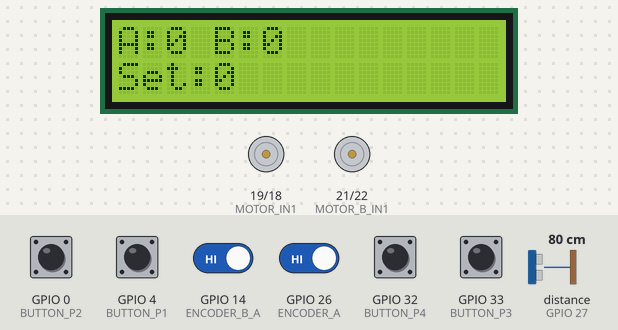
The sketch below on a simulated ESP32. Parts: 16×2 character LCD, motor-driver pin pairs drawn as motors (green arrow = first pin HIGH = forward, orange = second pin HIGH = backward, longer = more drive, scaled by the enable pin). The test bench sets the inputs (shaded band); at power-on: GPIO 0 (BUTTON_P2), GPIO 4 (BUTTON_P1), GPIO 14 (ENCODER_B_A), GPIO 26 (ENCODER_A), GPIO 32 (BUTTON_P4), GPIO 33 (BUTTON_P3) HIGH, distance to the obstacle (sensor on GPIO 27) 80 cm. The echo pulse lasts 58.3 µs per cm; what the sketch prints to the serial monitor is not drawn.

Above: at 1.2 s.
1.3 s: GPIO 0 (BUTTON_P2) pulled LOW for 0.15 s
At 1.7 s:
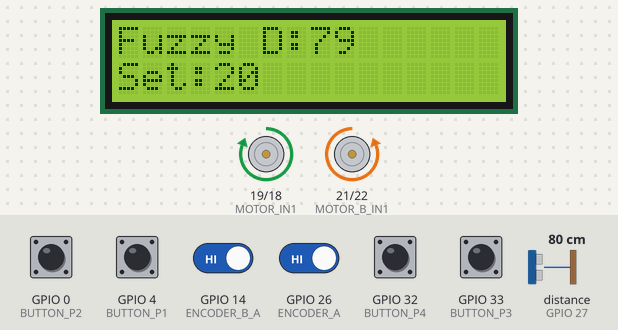
4.4 s: distance to the obstacle (sensor on GPIO 27) set to 9 cm
At 5.1 s:
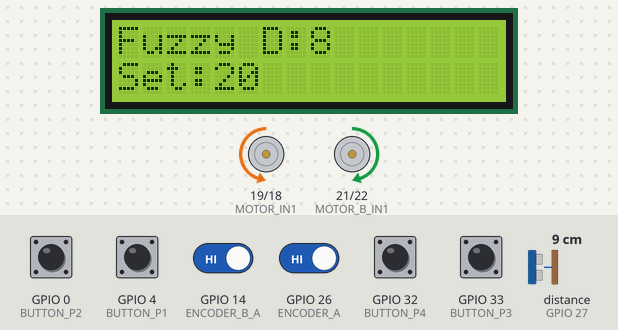
7.4 s: distance to the obstacle (sensor on GPIO 27) set to 2 cm
At 8.9 s:
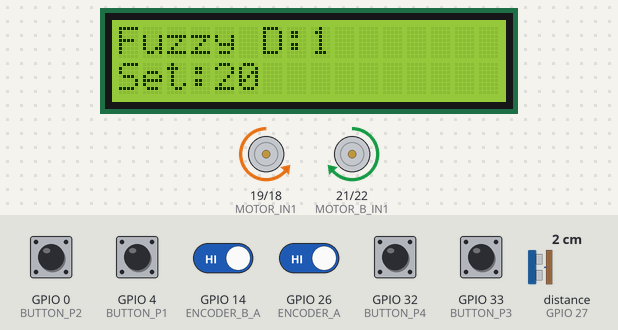
10.4 s: GPIO 33 (BUTTON_P3) pulled LOW for 1 s
At 11.9 s:
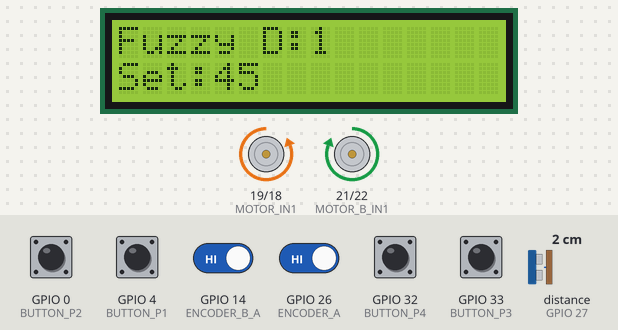
12.9 s: GPIO 4 (BUTTON_P1) pulled LOW for 0.15 s
At 13.3 s:
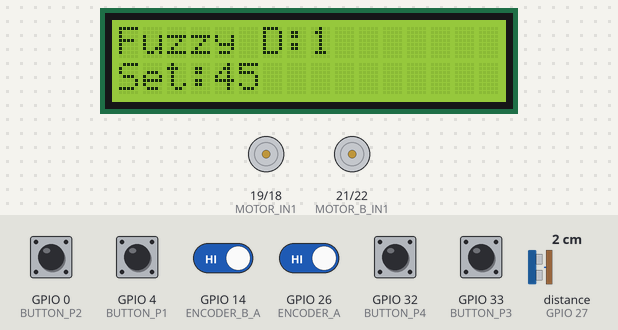
16.0 s: GPIO 0 (BUTTON_P2) pulled LOW for 1 s
At 16.61 s:
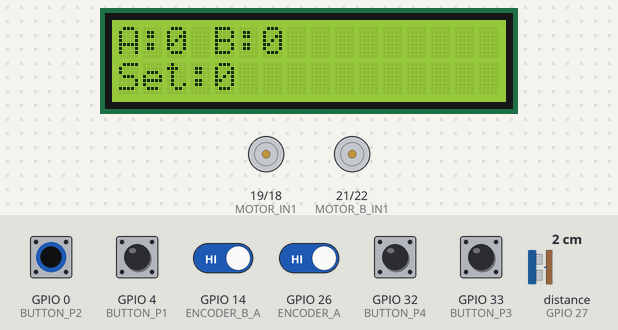
Timing chart, 0 to 19.0 s (numbered marks = the images above; inputs shaded):
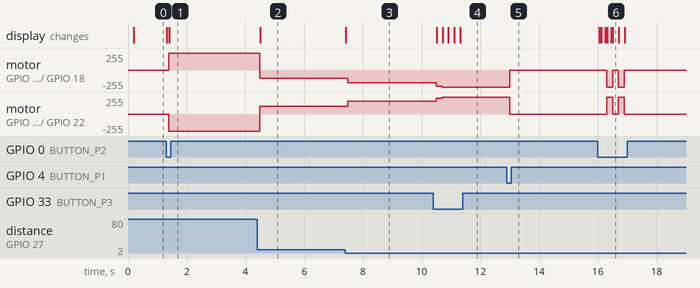

Measured:
- after the input at 1.3 s, motor on GPIO 19 (MOTOR_IN1) / GPIO 18 (MOTOR_IN2): stopped → forward 255/255 after 0.08 s; motor on GPIO 21 (MOTOR_B_IN1) / GPIO 22 (MOTOR_B_IN2): stopped → backward 255/255 after 0.08 s; the display: first changes at once (image 1 shows a later state)
- after the input at 4.4 s, motor on GPIO 19 (MOTOR_IN1) / GPIO 18 (MOTOR_IN2): forward 255/255 → backward 120/255 after 0.08 s; motor on GPIO 21 (MOTOR_B_IN1) / GPIO 22 (MOTOR_B_IN2): backward 255/255 → forward 120/255 after 0.08 s; the display: changes after 0.10 s (image 2)
- after the input at 7.4 s, motor on GPIO 19 (MOTOR_IN1) / GPIO 18 (MOTOR_IN2): backward 120/255 → backward 190/255 after 0.09 s; motor on GPIO 21 (MOTOR_B_IN1) / GPIO 22 (MOTOR_B_IN2): forward 120/255 → forward 190/255 after 0.09 s; the display: changes at once (image 3)
- after the input at 10.4 s, motor on GPIO 19 (MOTOR_IN1) / GPIO 18 (MOTOR_IN2): backward 190/255 → backward 240/255 after 0.09 s, → backward 255/255 0.20 s later; motor on GPIO 21 (MOTOR_B_IN1) / GPIO 22 (MOTOR_B_IN2): forward 190/255 → forward 240/255 after 0.09 s, → forward 255/255 0.20 s later
- after the input at 12.9 s, motor on GPIO 19 (MOTOR_IN1) / GPIO 18 (MOTOR_IN2): backward 255/255 → stopped after 0.09 s; motor on GPIO 21 (MOTOR_B_IN1) / GPIO 22 (MOTOR_B_IN2): forward 255/255 → stopped after 0.09 s

The sketch:

Fuzzy_PID_v3.ino
```cpp
#include <Wire.h>
#include <LiquidCrystal_I2C.h>

LiquidCrystal_I2C lcd(0x27, 16, 2);

// ==== Encoder ====
#define ENCODER_A 26
#define ENCODER_B 25
#define ENCODER_B_A 14
#define ENCODER_B_B 13

// ==== Motor ====
#define MOTOR_PWM 5
#define MOTOR_IN1 19
#define MOTOR_IN2 18
#define MOTOR_B_PWM 23
#define MOTOR_B_IN1 21
#define MOTOR_B_IN2 22

// ==== Buttons ====
#define BUTTON_P1 4
#define BUTTON_P2 0
#define BUTTON_P3 33
#define BUTTON_P4 32

// ==== HC-SR04 ====
#define TRIG_PIN 15
#define ECHO_PIN 27

// ==== PID Params ====
float KpA = 0.0001, KiA = 0.05, KdA = 0.001;
float lastErrorA = 0, integralA = 0;

float KpB = 0.0001, KiB = 0.05, KdB = 0.001;
float lastErrorB = 0, integralB = 0;

float setpoint = 0.0;

// ==== Fuzzy ====
float targetDistance = 20;
bool stopMotorInFuzzy = false;

// ==== Encoder ====
volatile int encoderCount = 0;
volatile int encoderCountB = 0;
bool lastStateB, lastStateBB;
float encoder_resolution = 96;
float gear_ratio = 1.0;
float expectedPulses = encoder_resolution * gear_ratio;

// ==== Timing ====
unsigned long lastTime = 0;
unsigned long lastButtonTime = 0;
const unsigned long debounceDelay = 200;
int mode = 1;

// ==== Encoder ISR ====
void IRAM_ATTR readEncoder() {
  int stateA = digitalRead(ENCODER_A);
  int stateB = digitalRead(ENCODER_B);
  encoderCount += (stateA != lastStateB) ? -1 : 1;
  lastStateB = stateB;
}

void IRAM_ATTR readEncoderB() {
  int stateA = digitalRead(ENCODER_B_A);
  int stateB = digitalRead(ENCODER_B_B);
  encoderCountB += (stateA != lastStateBB) ? -1 : 1;
  lastStateBB = stateB;
}

// ==== Read Distance ====
long readDistanceCM() {
  digitalWrite(TRIG_PIN, LOW);
  delayMicroseconds(2);
  digitalWrite(TRIG_PIN, HIGH);
  delayMicroseconds(10);
  digitalWrite(TRIG_PIN, LOW);
  long duration = pulseIn(ECHO_PIN, HIGH, 30000);
  float distance = duration * 0.034 / 2;
  return constrain(distance, 0, 500);
}

// ==== Motor PWM ====
void setMotorPWM(int pwmA, int pwmB) {
  bool forwardA = pwmA >= 0;
  bool forwardB = pwmB >= 0;

  digitalWrite(MOTOR_IN1, forwardA);
  digitalWrite(MOTOR_IN2, !forwardA);
  analogWrite(MOTOR_PWM, abs(pwmA));

  digitalWrite(MOTOR_B_IN1, !forwardB);
  digitalWrite(MOTOR_B_IN2, forwardB);
  analogWrite(MOTOR_B_PWM, abs(pwmB));
}

void setup() {
  Serial.begin(115200);

  Wire.begin(16, 17);
  lcd.init();
  lcd.backlight();
  lcd.setCursor(0, 0);
  lcd.print("System Init");

  pinMode(BUTTON_P1, INPUT_PULLUP);
  pinMode(BUTTON_P2, INPUT_PULLUP);
  pinMode(BUTTON_P3, INPUT_PULLUP);
  pinMode(BUTTON_P4, INPUT_PULLUP);

  pinMode(ENCODER_A, INPUT_PULLUP);
  pinMode(ENCODER_B, INPUT_PULLUP);
  pinMode(ENCODER_B_A, INPUT_PULLUP);
  pinMode(ENCODER_B_B, INPUT_PULLUP);
  attachInterrupt(digitalPinToInterrupt(ENCODER_A), readEncoder, CHANGE);
  attachInterrupt(digitalPinToInterrupt(ENCODER_B_A), readEncoderB, CHANGE);

  pinMode(MOTOR_PWM, OUTPUT);
  pinMode(MOTOR_IN1, OUTPUT);
  pinMode(MOTOR_IN2, OUTPUT);
  pinMode(MOTOR_B_PWM, OUTPUT);
  pinMode(MOTOR_B_IN1, OUTPUT);
  pinMode(MOTOR_B_IN2, OUTPUT);

  pinMode(TRIG_PIN, OUTPUT);
  pinMode(ECHO_PIN, INPUT);

  lastTime = millis();

  // Gửi dòng tiêu đề cho Python
  Serial.println("errorA,errorB,errorDistance");
}

void loop() {
  if (millis() - lastButtonTime > debounceDelay) {
    if (digitalRead(BUTTON_P1) == LOW) {
      if (mode == 1) setpoint = 0;
      else stopMotorInFuzzy = true;
      lastButtonTime = millis();
    }

    if (digitalRead(BUTTON_P2) == LOW) {
      mode = (mode == 1) ? 2 : 1;
      stopMotorInFuzzy = false;
      lcd.clear();
      lcd.setCursor(0, 0);
      lcd.print("MODE: ");
      lcd.print(mode == 1 ? "PID" : "Fuzzy");
      lastButtonTime = millis();
    }

    if (digitalRead(BUTTON_P3) == LOW) {
      if (mode == 1) setpoint += 500;
      else targetDistance += 5;
      lastButtonTime = millis();
    }

    if (digitalRead(BUTTON_P4) == LOW) {
      if (mode == 1) setpoint -= 500;
      else targetDistance -= 5;
      lastButtonTime = millis();
    }
  }

  unsigned long currentTime = millis();
  float deltaTime = (currentTime - lastTime) / 1000.0;
  if (deltaTime >= 0.1) {
    float rpmA = (encoderCount / expectedPulses) * (60.0 / deltaTime);
    float rpmB = (encoderCountB / expectedPulses) * (60.0 / deltaTime);
    encoderCount = 0;
    encoderCountB = 0;

    int pwmA = 0, pwmB = 0;

    if (mode == 1) {
      float errorA = setpoint - rpmA;
      integralA += errorA * deltaTime;
      float derivativeA = (errorA - lastErrorA) / deltaTime;
      float outputA = KpA * errorA + KiA * integralA + KdA * derivativeA;
      lastErrorA = errorA;

      float errorB = setpoint - rpmB;
      integralB += errorB * deltaTime;
      float derivativeB = (errorB - lastErrorB) / deltaTime;
      float outputB = KpB * errorB + KiB * integralB + KdB * derivativeB;
      lastErrorB = errorB;

      pwmA = constrain(outputA, -255, 255);
      pwmB = constrain(outputB, -255, 255);

      // Gửi dữ liệu PID
      Serial.print(errorA);
      Serial.print(",");
      Serial.print(errorB);
      Serial.println(",");
    } else {
      float currentDistance = readDistanceCM();
      float errorDistance = currentDistance - targetDistance;

      if (stopMotorInFuzzy) {
        pwmA = 0;
        pwmB = 0;
      } else {
        pwmA = pwmB = constrain(errorDistance * 10.0, -255, 255);
      }

      // Gửi dữ liệu Fuzzy
      Serial.print(",");
      Serial.print(",");
      Serial.println(errorDistance);
    }

    setMotorPWM(pwmA, pwmB);

    // LCD hiển thị
    lcd.clear();
    lcd.setCursor(0, 0);
    if (mode == 1) {
      lcd.print("A:");
      lcd.print((int)rpmA);
      lcd.print(" B:");
      lcd.print((int)rpmB);
    } else {
      lcd.print("Fuzzy D:");
      lcd.print((int)readDistanceCM());
    }
    lcd.setCursor(0, 1);
    lcd.print("Set:");
    lcd.print(mode == 1 ? (int)setpoint : (int)targetDistance);

    lastTime = currentTime;
  }
}
```
